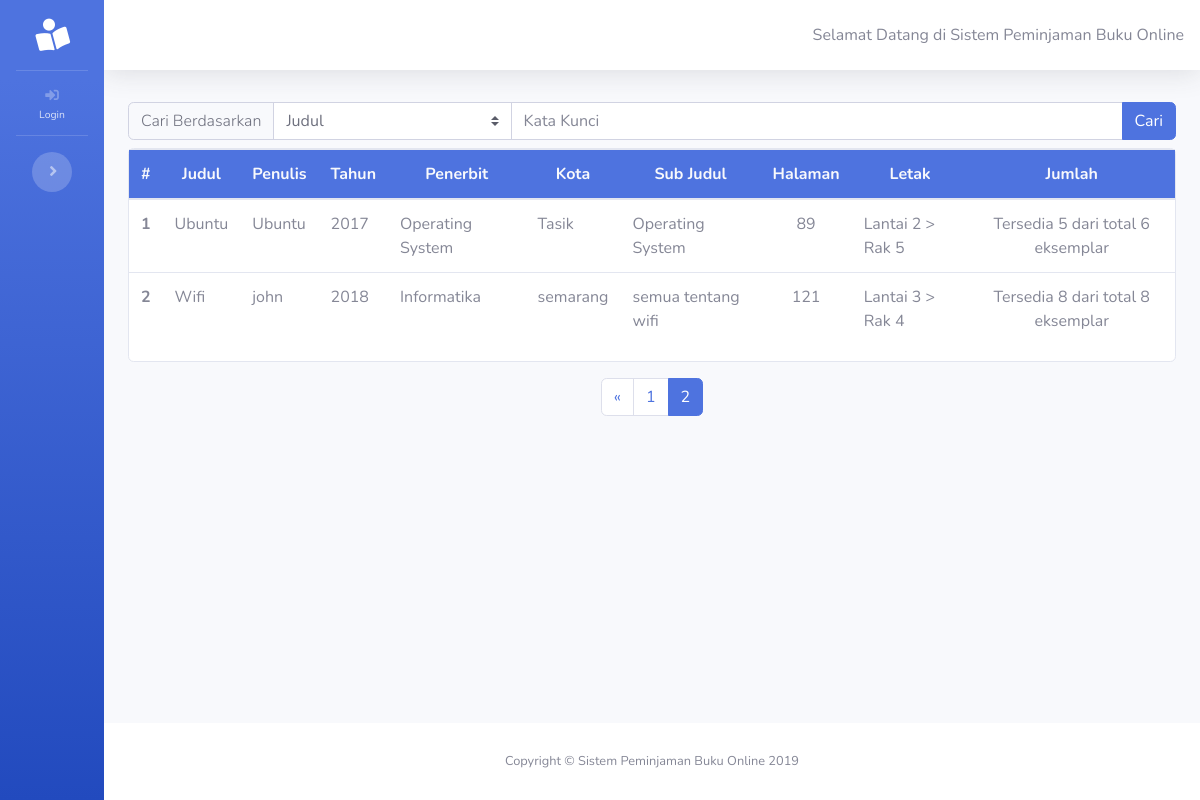
The page /home/index/10 on the database its author committed.
### tables this page shows
CREATE TABLE `buku` (
  `id` int(11) NOT NULL,
  `judul` varchar(255) NOT NULL,
  `penulis` varchar(255) NOT NULL,
  `tahun` varchar(255) NOT NULL,
  `penerbit` varchar(255) NOT NULL,
  `kota_terbit` varchar(255) NOT NULL,
  `sub_judul` varchar(255) NOT NULL,
  `jumlah_halaman` varchar(255) NOT NULL,
  `letak_buku` varchar(255) NOT NULL,
  `jumlah` varchar(255) NOT NULL
);

### index.php (called while the page is built, shortened)
<?php
require_once BASEPATH.'core/CodeIgniter.php';

### application/models/Home_model.php (called while the page is built, shortened)
<?php
class Home_model extends CI_Model
{
    public function getAllBook($limit, $start)
    {
        $this->db->order_by('judul', 'ASC');
        $data = $this->db->get('buku', $limit, $start);
        return $data->result_array();
    }
}

### application/views/home/index.php (the view, shortened to what this page needs)
<div class="container-fluid">
  <div class="row mt-2">
    <div class="col">
      <form action="http://localhost/SPB/home/searchBook" method="post">
        <div class="input-group">
          <div class="input-group-prepend bg-light">
            <label class="input-group-text bg-light font-weight-light small" for="kategori">Cari
              Berdasarkan</label>
          </div>
          <select name="kategori" id="kategori" style="width: 150px;" class="custom-select">
            <option value="Judul">Judul</option>
          </select>
          <input name="keyword" id="keyword" autocomplete="off" type="text" class="w-50 form-control" placeholder="Kata Kunci">
          <div class="input-group-append">
            <button class="btn btn-primary" type="submit" id="tombolCari">Cari</button>
          </div>
        </div>
      </form>
    </div>
  </div>
  <div class="mt-2 row">
    <div class="col">
      <div class="card">
        <div class="table-responsive">
          <table class="table table-hover">
            <thead style="background: #4e73df;" class="text-light">
              <tr style="text-align: center;">
                <th scope="col">#</th>
                <th scope="col">Judul</th>
                <th scope="col">Penulis</th>
                <th scope="col">Tahun</th>
                <th scope="col">Penerbit</th>
                <th scope="col">Kota</th>
                <th scope="col">Sub Judul</th>
                <th scope="col">Halaman</th>
                <th scope="col">Letak</th>
                <th scope="col">Jumlah</th>
              </tr>
            </thead>
            <tbody>
              <?php $i = 0;
              foreach ($buku as $b) {
                $i++; ?>
                <tr>
                  <th schope="row"><?= $i ?></th>
                  <td><?= $b['judul'] ?></td>
                  <td><?= $b['penulis'] ?></td>
                  <td><?= $b['tahun'] ?></td>
                  <td><?= $b['penerbit'] ?></td>
                  <td><?= $b['kota_terbit'] ?></td>
                  <td><?= $b['sub_judul'] ?></td>
                  <td style="text-align: center;"><?= $b['jumlah_halaman'] ?></td>
                  <td><?= $b['letak_buku'] ?></td>
                  <td style="text-align: center;"><?= 'Tersedia ' . ((int) $b['jumlah'] - count($jumlah_dipinjam[$i - 1])) . ' dari total ' . (int) $b['jumlah'] . ' eksemplar' ?></td>
                </tr>
              <?php } ?>
            </tbody>
          </table>
        </div>
      </div>
    </div>
  </div>
  <div class="row mt-3">
    <div class="col">
      <?php echo $pagination; ?>
    </div>
  </div>
</div>
</div>

### rows shown on the page
buku: judul "Ubuntu", penulis "Ubuntu", tahun "2017", penerbit "Operating System", kota_terbit "Tasik", sub_judul "Operating System", jumlah_halaman "89", letak_buku "Lantai 2 > Rak 5", (int)$b['jumlah']-count($jumlah_dipinjam[$i-1]) "5", jumlah "6"
buku: judul "Wifi", penulis "john", tahun "2018", penerbit "Informatika", kota_terbit "semarang", sub_judul "semua tentang wifi", jumlah_halaman "121", letak_buku "Lantai 3 > Rak 4", (int)$b['jumlah']-count($jumlah_dipinjam[$i-1]) "8", jumlah "8"

### other values the page prints
$pagination "« 1 2"
